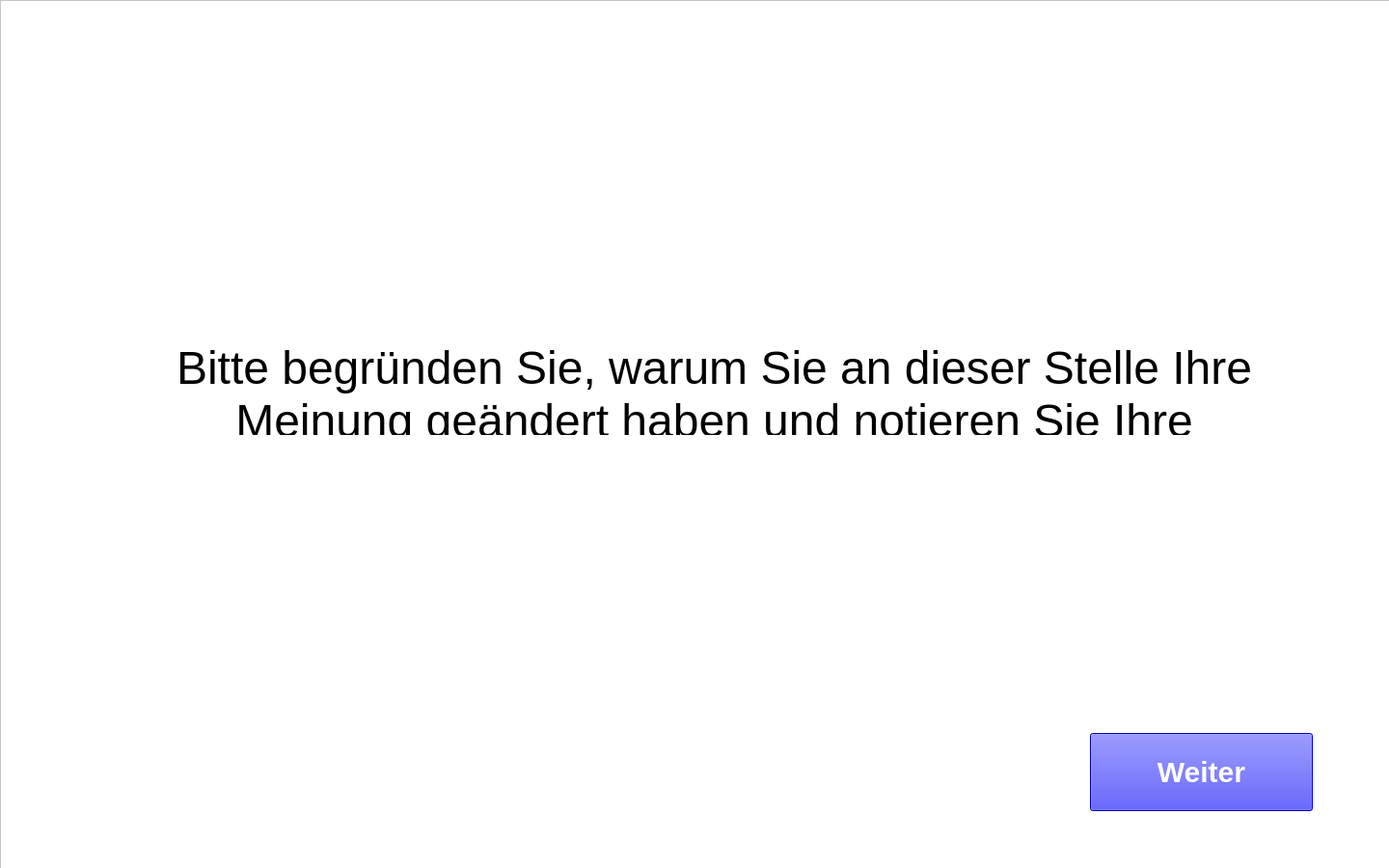
<?xml version="1.0" encoding="UTF-8"?>
<ui version="4.0">
 <class>Form</class>
 <widget class="QWidget" name="Form">
  <property name="geometry">
   <rect>
    <x>0</x>
    <y>0</y>
    <width>1440</width>
    <height>900</height>
   </rect>
  </property>
  <property name="windowTitle">
   <string>Form</string>
  </property>
  <widget class="QFrame" name="frame">
   <property name="geometry">
    <rect>
     <x>0</x>
     <y>0</y>
     <width>1511</width>
     <height>1041</height>
    </rect>
   </property>
   <property name="styleSheet">
    <string notr="true">background-color: white;</string>
   </property>
   <property name="frameShape">
    <enum>QFrame::StyledPanel</enum>
   </property>
   <property name="frameShadow">
    <enum>QFrame::Raised</enum>
   </property>
   <widget class="QPushButton" name="weiterBtn">
    <property name="geometry">
     <rect>
      <x>1130</x>
      <y>760</y>
      <width>231</width>
      <height>81</height>
     </rect>
    </property>
    <property name="autoFillBackground">
     <bool>false</bool>
    </property>
    <property name="styleSheet">
     <string notr="true">background-color: blue; font: bold 30px; color: white;</string>
    </property>
    <property name="text">
     <string>Weiter</string>
    </property>
    <property name="autoDefault">
     <bool>false</bool>
    </property>
    <property name="default">
     <bool>false</bool>
    </property>
    <property name="flat">
     <bool>false</bool>
    </property>
   </widget>
   <widget class="QTextBrowser" name="textBrowser">
    <property name="geometry">
     <rect>
      <x>170</x>
      <y>350</y>
      <width>1141</width>
      <height>101</height>
     </rect>
    </property>
    <property name="frameShape">
     <enum>QFrame::NoFrame</enum>
    </property>
    <property name="verticalScrollBarPolicy">
     <enum>Qt::ScrollBarAlwaysOff</enum>
    </property>
    <property name="horizontalScrollBarPolicy">
     <enum>Qt::ScrollBarAlwaysOff</enum>
    </property>
    <property name="html">
     <string>&lt;!DOCTYPE HTML PUBLIC &quot;-//W3C//DTD HTML 4.0//EN&quot; &quot;http://www.w3.org/TR/REC-html40/strict.dtd&quot;&gt;
&lt;html&gt;&lt;head&gt;&lt;meta name=&quot;qrichtext&quot; content=&quot;1&quot; /&gt;&lt;style type=&quot;text/css&quot;&gt;
p, li { white-space: pre-wrap; }
&lt;/style&gt;&lt;/head&gt;&lt;body style=&quot; font-family:'.AppleSystemUIFont'; font-size:13pt; font-weight:400; font-style:normal;&quot;&gt;
&lt;p align=&quot;center&quot; style=&quot; margin-top:0px; margin-bottom:0px; margin-left:0px; margin-right:0px; -qt-block-indent:0; text-indent:0px;&quot;&gt;&lt;span style=&quot; font-size:36pt;&quot;&gt;Bitte begründen Sie, warum Sie an dieser Stelle Ihre Meinung geändert haben und notieren Sie Ihre Anwort im Fragebogen auf dem Tablet.&lt;/span&gt;&lt;/p&gt;&lt;/body&gt;&lt;/html&gt;</string>
    </property>
   </widget>
  </widget>
 </widget>
 <resources/>
 <connections/>
</ui>
